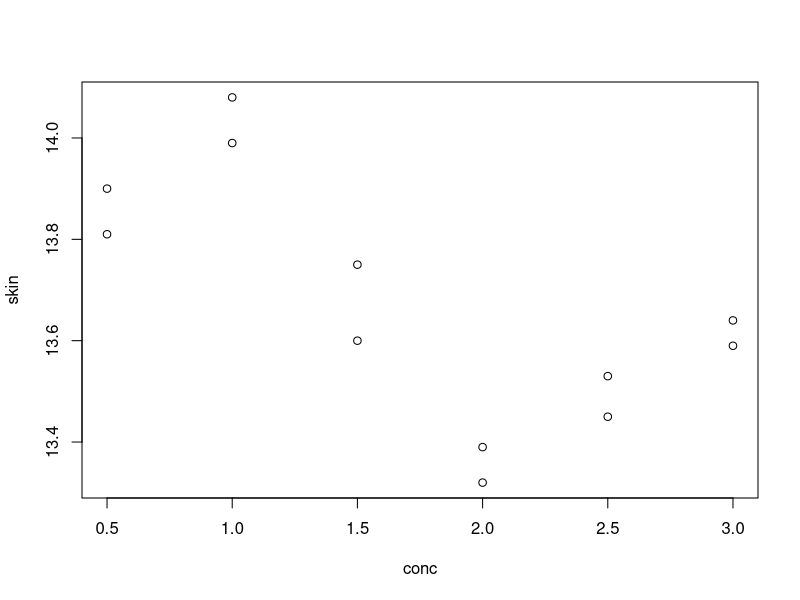
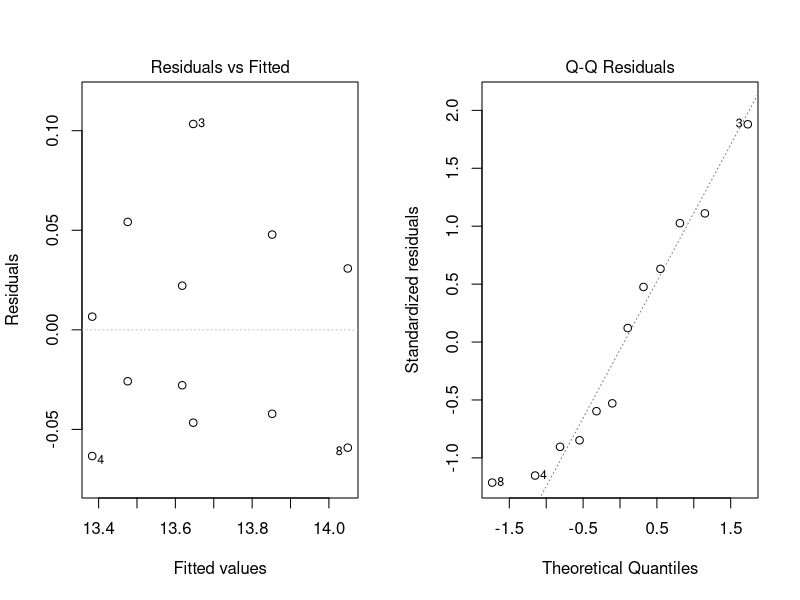
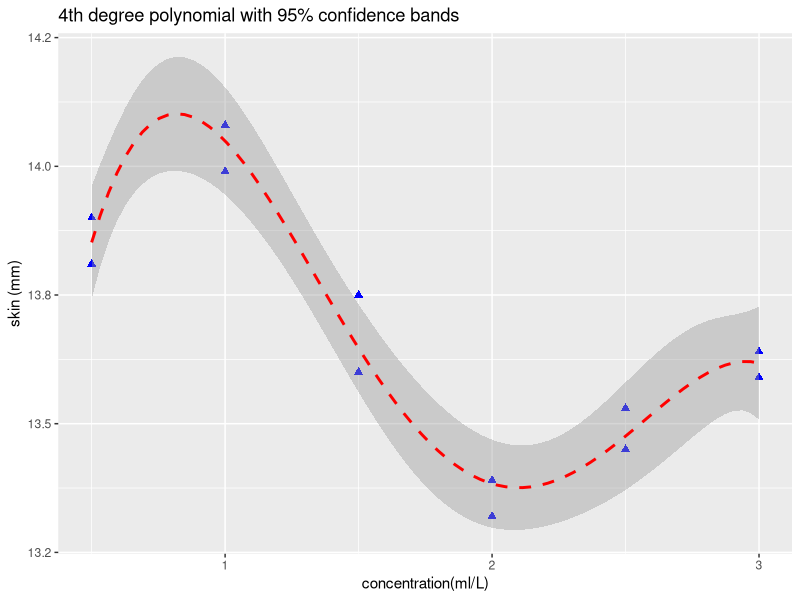

R code for these plots, in order:
options(digits=3, show.signif.stars = F)
conc <- c(rep(seq(from=0.5,to=3,by=0.5),2))
skin <- c(13.9,14.08,13.75,13.32,13.45,13.59,13.81,13.99,13.60,13.39,13.53,13.64)
plot(skin~conc)
## My response:
## Looks like a negative correlation between skin and conc, meaning, the higher the
## concentration of vaccine, the lower the skin response.
## Their response:
## Figure1 suggests that neither a linear nor a quadratic model would be appropriate
## to describe the relationship between skin response and vaccine concentration
## Also note that, with only 6 ditinct values for the predicotr, the maximum degree
## that can be fitted is a fifth degree polynomial (6-1=5).

# Create dataframe
rat.df <- data.frame(conc,skin)

mod.3 <- lm(skin~conc + I(conc^2) + I(conc^3))
anova(mod.3)
## We'll continue to add our terms until a non-significant result is obtained
mod.4 <- update(mod.3, .~. + I(conc^4))
anova(mod.4)
## After adding the conc^4 we still have a significant p-value of 0.00382
mod.5 <- update(mod.4, .~. + I(conc^5))
anova(mod.5)
## Now after adding conc^5 we have a non-significant term (p-value of beta5 = 0.37)
## It's important to check the confidence intervals as well. There's a coefficients 
## command which shows CI as well.
## Now we check the diagnostics for the 4th degree polynomial regression model.

# Setting the plot dimensions
par(mfrow=c(1,2))
plot(mod.4, which=1:2, add.smooth=FALSE)
## Checking the residuals plots do not indicate a problem with any of the model 
## assumptions. Residuals vs fitted shows a random scatter around 0 (appart from 
## observation 8), the QQ plot is approximately linear, suggesting that the assumption
## of normality is valid. The final model is given by:
## skin = 11.79 + 7.08conc - 7.20conc^2 + 2.73conc^3 -0.35conc^4

## We can plot this model using the following ggplot command
library(ggplot2)
ggplot(data=rat.df, aes(x=conc, y=skin)) + geom_point(pch=17, color="blue", size=2)+
    geom_smooth(method = "lm", formula = y ~ poly(x, 4), color="red", linetype=2)+
    labs(title="4th degree polynomial with 95% confidence bands", x="concentration(ml/L)",
        y="skin (mm)")
## Looking at this model we see that the maximum skin response of between 14-14.2mm is
## predicted to occur at a concentration of approx. 0.8ml/L and a minimum skin response
## of between 13.3-13.5mm at 2ml/L